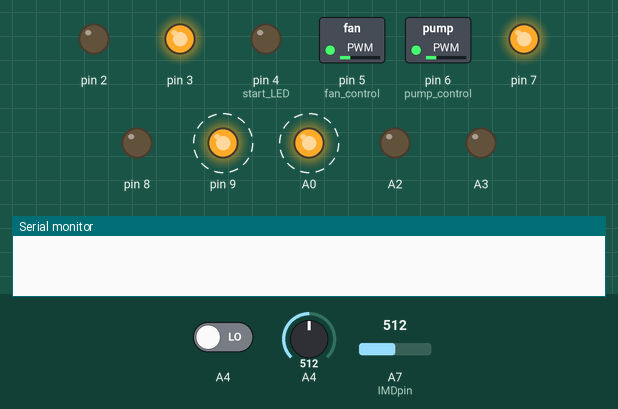
Recording of a sketch running on a simulated Arduino Nano, built with avr-gcc and run on an emulated ATmega328P. Parts: switched loads named in the sketch (green lamp = pin HIGH), output pins drawn as LEDs (lit = HIGH), the last lines printed to the serial monitor. Dashed ring = blinking. The inputs (shaded band) are chosen by the test bench; at power-on: A4 = 512, A4 LOW, A7 (IMDpin) = 512. EEPROM starts erased; pins used as bus, display or sensor lines are not drawn.

Above: at 4.7 s.
4.8 s: A4 set to 784
At 6.0 s:
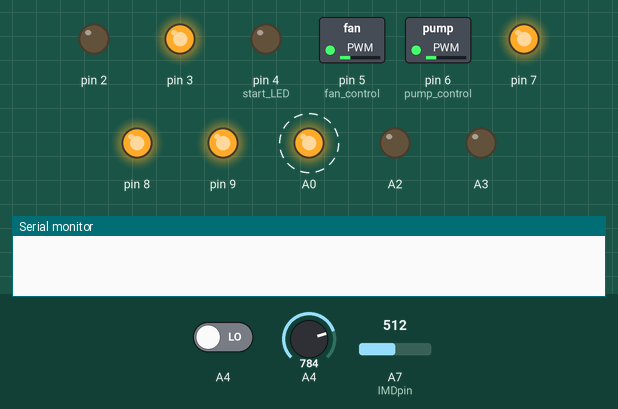
7.8 s: A4 set to 800
At 7.89 s:
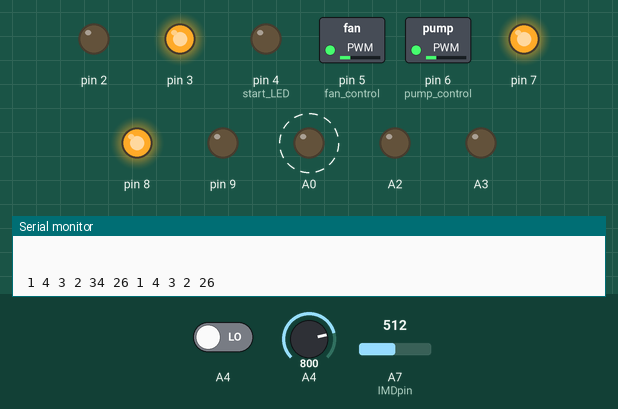
Timing chart, 0 to 16.8 s (numbered marks = the images above; inputs shaded):
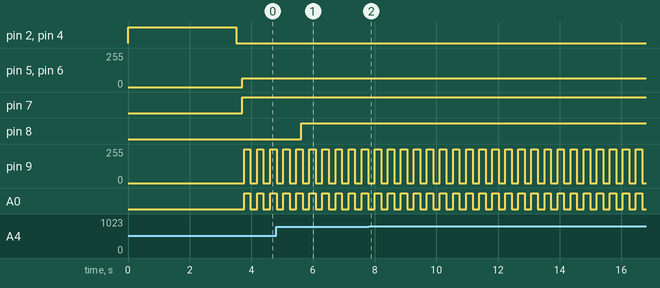

Measured:
- the behaviour switches between 799 and 800 on A4 (found by bisection; images 1 and 2)
- by itself, pin 9: repeats every 0.42 s: 255/255 0.17 s, 0/255 0.22 s, 253/255 0.04 s
- by itself, A0: alternates HIGH for 0.21 s and LOW for 0.22 s

The sketch:

front_main.ino
```cpp
// list of shortcuts: startup sequence might be mess, flash start LED when starting up, wait for MC line voltage to stop RTD sound, quick flash after brake+button press, precharge, flash start button after MC gets power, press start button again, start button has solid light, RTD sound,


#define DEBUG_ACTIVATE 42 // declare to be 42 to turn on debug functionality, 203 for board test
/*
Debug mode does the following things:
skips startup sequence
does not turn off AIRs in case of an error - turns on RTD sound instead for a few seconds
does not stop all car functionality


*/

#define PRINT_MODE 64 // declare to be 64 to turn on printing
#define PRINT_DELAY 300 // 1 second between prints
/*
print mode does the following things:

sets serial rate to 115200 bits per second

prints several variables once every second, including:

motor temperature
IGBT temperature
BMS pack voltage
BMS state of charge
BMS current
highest cell temperature
BMS current limit (in actual amps)
button states
EVDC error
Rear arduino error
IMD state
various thermistor temperatures


*/

#include <SPI.h>
#include <EEPROM.h>
// include general logic files
#include "pinAndErrorDefinitions.h"
//#include "multiplexer.h" moved to misc functions
#include "thermistor.h"
// include files for car functions
#include "mcp_can.h"
#include "miscFunctions.h"
#include "mc.h"
#include "evdc.h"
#include "bms.h"
#include "ar.h"
#include "pi.h"
#include "shutdown.h"
#include "startup.h"


//#include "IMD.h"     we are going to go off of a digital read of OKHS instead


long printTimer;

long CANtimer;
#define MESSAGE_ACQUIRE_DELAY 200

long BMS_timeout;
long BMS_timeout_limit = 2000; // 2000 ms
char BMS_Message_Checker; // these message checkers ensure that the computer processes at least one message of each type in the allotted time

long ar_timeout;
long ar_timeout_limit = 2000;

long MC_timeout;
long MC_timeout_limit = 1000;
char MC_Message_Checker;

long EVDC_timeout;
long EVDC_timeout_limit = 2000;

// global variables for data from CANBUS
float BMSwholePackVoltage = 300;
float BMSstateOfCharge = 50.0;
float BMScurrent = 0.0;
float BMShighestTemp = 20.0;
float BMSlowcellvoltage = 3.7;
float BMScurrentLimitKW = 100;
float BMS_low_cell_cutoff = 2.0;

float MCphasetemp = 20.0;
float MCmotortemp = 20.0;
float MCrpm = 0.0;
float MCcurrent = 0.0;

int EVDCerror  = 0;

int ARerror = 0;

int IMDerror = 0;
long IMDtimer = 0;

int shutdownCounter = 0;


  unsigned char msgReceive[8]; // buffer for getting messages
  unsigned char msgGive[8]; // buffer for sending messages
  unsigned char len;

MCP_CAN CanBus(10);


void setup() {
  if(PRINT_MODE == 64) {
    Serial.begin(115200);
  }
  else {
    Serial.begin(9600);
  }

  defineAndSetPinModes(); // found in startup.h

  if(DEBUG_ACTIVATE == 203){
    testMicroBoard(CanBus);
  }

  while(CAN_OK != CanBus.begin(CAN_500KBPS)) {
    Serial.println("CAN Bus is not operaitonal");
    delay(10);
    BMSlightOn();
    IMDlightOn();
  }

  BMSlightOff();
  IMDlightOff();

  if(DEBUG_ACTIVATE == 42) {
    startupDebug(CanBus);
  }
  else{
    startupSequence(CanBus);
  }
  EEPROM.write(0, 0x00);
  BMS_timeout = millis() + BMS_timeout_limit;
  MC_timeout = millis() + MC_timeout_limit;
  ar_timeout = millis() + ar_timeout_limit;
  EVDC_timeout = millis() + BMS_timeout_limit;
  IMDtimer = millis() + 1000;

}


void loop() {

  // the basic premise is that I get the data from the CANBUS and
  // load it into variables. Then, I check the data for plausibility
  if(PRINT_MODE != 64){
    Serial.println("loop start");
  }
  RPi::giveProgression(CanBus, 5);
  EVDC::goForLaunch(CanBus);
  CANtimer = millis() + MESSAGE_ACQUIRE_DELAY;
  while(CANtimer > millis()) { // the loop listens to CAN for 100 ms in order to make sure all messages are read
    while(CAN_MSGAVAIL == CanBus.checkReceive()) {
      CanBus.readMsgBuf(&len, msgReceive);
      switch(CanBus.getCanId()) {
        //BMS MESSAGES  BMS MESSAGES  BMS MESSAGES  BMS MESSAGES  BMS MESSAGES  BMS MESSAGES  BMS MESSAGES  BMS MESSAGES
        case BMS::Message_1:
          BMSstateOfCharge = BMS::getStateOfCharge(msgReceive);
          BMS_Message_Checker |= 0x01;
          break;
        case BMS::Message_2:
          BMScurrent = BMS::getCurrent(msgReceive);
          BMScurrentLimitKW = BMS::getPackDCL(msgReceive);
          BMS_Message_Checker |= 0x02;
          break;
        case BMS::Message_3:
          BMSwholePackVoltage = BMS::getPackVoltage(msgReceive);
          BMS_Message_Checker |= 0x04;
          break;
        case BMS::Message_4:
          BMShighestTemp = BMS::getHighTemp(msgReceive);
          BMS_Message_Checker |= 0x08;
          break;
        case BMS::Message_5:
          BMSlowcellvoltage = BMS::getLowVoltage(msgReceive);
          BMS_Message_Checker |= 0x10;
          break;
          //EVDC and REAR MESSAGES  EVDC and REAR MESSAGES  EVDC and REAR MESSAGES  EVDC and REAR MESSAGES  EVDC and REAR MESSAGES
        case EVDC::Message:
          EVDCerror = EVDC::getError(msgReceive);
          EVDC_timeout = millis() + EVDC_timeout_limit;
          break;
        case AR::Message:
          ARerror = AR::getError(msgReceive);
          ar_timeout = millis() + ar_timeout_limit;
          break;
          //MOTOR CONTROLLER MESSAGES  MOTOR CONTROLLER MESSAGES  MOTOR CONTROLLER MESSAGES  MOTOR CONTROLLER MESSAGES
        case MC::Message_Phase_Temp:
          MCmotortemp = MC::getMotorTemp(msgReceive);
          MCphasetemp = MC::getMaxPhaseTemp(msgReceive);
          //MCcurrent = MC::getCurrent(msgReceive);
          MC_Message_Checker |= 0x01;
          break;
        case MC::Message_Motor_Temp:
          MCmotortemp = MC::getMotorTemp(msgReceive);
          MC_Message_Checker |= 0x02;
          break;
        case MC::Message_Motor_Speed:
          MCrpm = MC::getMotorRPM(msgReceive);
          MC_Message_Checker |= 0x04;
          break;
        case MC::Message_Motor_Current:
          MCcurrent = MC::getDCBusCurrent(msgReceive);
          MC_Message_Checker |= 0x08;
          break;
        default:
          break;
      }
    } // end "while canbus message available"
  } // end "while timer greater than millis()"

  // TIMER CHECKING  TIMER CHECKING  TIMER CHECKING  TIMER CHECKING  TIMER CHECKING  TIMER CHECKING  TIMER CHECKING


  if(BMS_Message_Checker == 0x1F) { // all messages = 1 + 2 + 4 + 8 + 16
    BMS_timeout = millis() + BMS_timeout_limit;
    BMS_Message_Checker = 0;
  }

  if(MC_Message_Checker == 0x0F) { // all messages = 1 + 2 + 4 + 8
    MC_timeout = millis() + MC_timeout_limit;
    MC_Message_Checker = 0;
  }

  if(millis() > BMS_timeout) {
    shutdownError(CanBus, BMS_TIMED_OUT);
    BMS_Message_Checker = 0;
  }
  if(millis() > ar_timeout) {
    shutdownError(CanBus, AR_TIMED_OUT);
  }
  if(millis() > MC_timeout) {
    shutdownError(CanBus, MC_TIMED_OUT);
    MC_Message_Checker = 0;
  }
  if(millis() > EVDC_timeout) {
    shutdownError(CanBus, EVDC_TIMED_OUT);
  }

  //ERROR CHECKING  ERROR CHECKING  ERROR CHECKING  ERROR CHECKING  ERROR CHECKING  ERROR CHECKING


  if(!digitalRead(IMDpin)) {
   IMDerror = 1;
  }


//  int coolantThermistor1 = getMultiplexerAnalog(COOLANT_SENSOR_1_SELECT);
//  int coolantThermistor2 = getMultiplexerAnalog(COOLANT_SENSOR_2_SELECT);
//  int coolantThermistor3 = getMultiplexerAnalog(COOLANT_SENSOR_3_SELECT);
//  int highCoolantTemp = max(checkThermistor(10000, coolantThermistor1), checkThermistor(10000, coolantThermistor2));
//  highCoolantTemp = max(highCoolantTemp, checkThermistor(10000, coolantThermistor3));
//


//
//  if(highCoolantTemp > MAXIMUM_COOLANT_TEMPERATURE) {
//    shutdownError(CanBus, COOLANT_OVER_TEMP);
//  }
//  else if(highCoolantTemp > COOLANT_TEMPERATURE_WARNING) {
//    alertError(CanBus, COOLANT_WARNING_TEMP);
//  }

  int twelveThermistor2 = getMultiplexerAnalog(TWELVE_THERMISTOR2_SELECT);
  int twelveThermistor1 = getMultiplexerAnalog(TWELVE_THERMISTOR1_SELECT);
  long highTwelveTemp = max(checkThermistor(10000, twelveThermistor2), checkThermistor(10000, twelveThermistor2));
  if(highTwelveTemp > MAX_DCDC_TEMP) {
    shutdownError(CanBus, TWELVE_OVER_TEMP);
  }
  else if(highTwelveTemp > WARNING_DCDC_TEMP) {
    alertError(CanBus, TWELVE_WARNING_TEMP);
  }

  int fiveTemp = checkThermistor(10000, getMultiplexerAnalog(FIVE_THERMISTOR_SELECT));
  if(fiveTemp > MAX_DCDC_TEMP) {
    shutdownError(CanBus, FIVE_OVER_TEMP);
  }
  else if(fiveTemp > WARNING_DCDC_TEMP) {
    alertError(CanBus, FIVE_WARNING_TEMP);
  }


  if(getMultiplexerAnalog(FIVE_SUPPLY_CHECK_SELECT) < 800) {
    alertError(CanBus, FIVE2_VOLTAGE_DIP);
  }


  if(BMSstateOfCharge < 10) {
   alertError(CanBus, LOW_SOC);
  }
  if(BMSstateOfCharge < 5) {
   shutdownError(CanBus, VERY_LOW_SOC);
  }
  if(BMShighestTemp > 80) {
   shutdownError(CanBus, HIGH_BATT_TEMP);
  }
  if(BMSlowcellvoltage < BMS_low_cell_cutoff) {
   shutdownError(CanBus, CELL_CRITICAL_LOW);
  }
  if(BMScurrent > (BMScurrentLimitKW*1000.0)/BMSwholePackVoltage) {
   shutdownError(CanBus, TOO_MUCH_CURRENT);
  }

  if(MCphasetemp > 100) {
   shutdownError(CanBus, HIGH_PHASE_TEMP);
  }
  if(MCmotortemp > 100) {
   shutdownError(CanBus, HIGH_MOTOR_TEMP);
  }

  int highCoolantSystemTemp = max(MCphasetemp, MCmotortemp);
  int fanAndPumpDuty = map(highCoolantSystemTemp, 20, 60, 64, 255); //full power at 60 degrees C, quarter power at 20 degrees
  if(fanAndPumpDuty > 255){
    fanAndPumpDuty = 255;
  }
  if(fanAndPumpDuty < 0) {
    fanAndPumpDuty = 0;
  }
  analogWrite(fan_control, fanAndPumpDuty);
  analogWrite(pump_control, fanAndPumpDuty); // got myself a bit of a proportional controller here


  if((EVDCerror & 0x01) == 0x01) {
    alertError(CanBus, EVDC_PEDAL_ERROR);
  }

  if(ARerror == 1 || ARerror == 2) {
    shutdownError(CanBus, AR_BASE_ERROR + ARerror);
  }
  else if(ARerror > 2) {
   alertError(CanBus, AR_BASE_ERROR + ARerror);
  }

  if(IMDerror > 0){
      shutdownError(CanBus, IMD_BASE_ERROR);
  }

  if(shutdownButton()) { // if the shutdown button is pushed for about 1 second
    shutdownCounter++;
    if(shutdownCounter > 30) {
      //shutDownNormal(CanBus);
    }
  }
  else {
    shutdownCounter = 0;
  }


  //PRINTING STUFF***************************************************************************************************************
  if((PRINT_MODE == 64) && (millis() > printTimer)) {
    printTimer = millis() + PRINT_DELAY;
    Serial.println(" ");
    Serial.println(" ");
    Serial.println(" ");
    Serial.println("igbt and motor temps");
    Serial.println(MCphasetemp);
    Serial.println(MCmotortemp);
    Serial.println("BMS data");
    Serial.print(BMSwholePackVoltage);
    Serial.println(" volts, pack");
    Serial.print(BMSstateOfCharge);
    Serial.println(" percent");
    Serial.print(BMScurrent);
    Serial.println(" amps");
    Serial.print(BMShighestTemp);
    Serial.println(" degrees C, battery");
    Serial.print(BMSlowcellvoltage);
    Serial.println(" volts, low cell");
    Serial.print(BMScurrentLimitKW);
    Serial.println(" amps, limit");
    Serial.print("rear error: ");
    Serial.println(ARerror);
    Serial.print("EVDC error: ");
    Serial.println(EVDCerror);
    Serial.println("shutdown cycle boost toggle");
    if(shutdownButton()) {
      Serial.println("1 ");
    }
    else {
      Serial.println("0 ");
    }

    if(boostButton()) {
      Serial.println("1 ");
    }
    else {
      Serial.println("0 ");
    }

    if(cycleButton()) {
      Serial.println("1 ");
    }
    else {
      Serial.println("0 ");
    }

    if(toggleButton()) {
      Serial.println("1 ");
    }
    else {
      Serial.println("0 ");
    }

    Serial.print("IMD: ");
    Serial.println(analogRead(IMDpin));

    Serial.print(highTwelveTemp);
    Serial.println(" degrees C, 12v DCDC");
    Serial.print(fiveTemp);
    Serial.println(" degrees C, 5v DCDC");
//    Serial.println("coolant 1,2,3 raw, high");
//    Serial.println(coolantThermistor1);
//    Serial.println(coolantThermistor2);
//    Serial.println(coolantThermistor3);
//    Serial.print(highCoolantTemp);
//    Serial.println(" degrees C");
    Serial.println(" ");
    Serial.println(" ");
    Serial.println(" ");

  } // end "if print mode on"


} // end of void loop
```

ar.cpp
```cpp
#include "ar.h"

int AR::getError(unsigned char* data) {
        int errorCode;
        int errorCodeFirst; // this can have a value of 0,1,2,4,5,6,8,9,10
        int errorCodeSecond;

        if(data[0] == 1) {
          errorCode = 4; // battery overheat
        }

        if(data[1] == 1) {
          errorCode = 3; // battery bad voltage
        }

        if(data[0] == 2) {
          errorCode = 2; // battery getting warm
        }

        if(data[1] == 2) {
          errorCode = 1; // battery low voltage
        }

        return errorCode;


}
```

ar.h
```cpp
#include <SPI.h>
#include "mcp_can.h"

#pragma once

/**
 * Functions for sending and receiving data from the rear Arduino
 * Sanjay S
 */

namespace AR {
	int getError(unsigned char*);
	const int Message = 0x020; // 'Arduino 2'
}
```

bms.cpp
```cpp
#include "bms.h"
//#include "miscFunctions.h"
/**
 * 0x001: Pack Information
 */

unsigned char BMS::getRelayStatus(unsigned char* data) {
    return data[0];
}

float BMS::getStateOfCharge(unsigned char* data){
    return float(data[1]) / 2; // units of 0.5%
}

float BMS::getDepthOfDischarge(unsigned char* data) {
    return float(data[2]) / 2; // units of 0.5%
}

float BMS::getPackHealth(unsigned char* data) {
    return float(data[3]);
}

float BMS::getPackCycles(unsigned char* data) {
    unsigned char high = data[4];
    unsigned char low = data[5];

    float cycles = (high << 8) | low;
    return cycles;
}

float BMS::getSupplyVoltage(unsigned char* data) {
    unsigned char high = data[6];
    unsigned char low = data[7];

    float volts = (high << 8) | low;
    return volts / 10; // units are 0.1v
}

/**
 * 0x002: Pack Values 1
 */

float BMS::getPackCCL(unsigned char* data) {
    unsigned char high = data[0];
    unsigned char low = data[1];

    float limit = (high << 8) | low;
    return limit;
}

float BMS::getCurrent(unsigned char* data) {
    unsigned char high = data[2];
    unsigned char low = data[3];

    float current = (high << 8) | low;
    return current / 10; // units are 0.1A
}

float BMS::getPackDCL(unsigned char* data) {
    unsigned char high = data[4];
    unsigned char low = data[5];

    float limit = (high << 8) | low;
    return limit/10.0; // units are 0.1kW
}

float BMS::getAmpHours(unsigned char* data) {
    unsigned char high = data[6];
    unsigned char low = data[7];

    float amp = (high << 8) | low;
    return amp / 10; // units are 0.1Ahr
}

/**
 * 0x003: Pack Values 2
 */

float BMS::getPackVoltage(unsigned char* data) {
    unsigned char high = data[0];
    unsigned char low = data[1];

    float volts = (high << 8) | low;
    return volts / 10; // units are 0.1V
}

float BMS::getPackOpenVoltage(unsigned char* data) {
    unsigned char high = data[2];
    unsigned char low = data[3];

    float volts = (high << 8) | low;
    return volts / 10; // units are 0.1V
}

float BMS::getPackSumVoltage(unsigned char* data) {
    unsigned char high = data[4];
    unsigned char low = data[5];

    float volts = (high << 8) | low;
    return volts / 10; // units are 0.1V
}

float BMS::getPackResistance(unsigned char* data) {
    unsigned char high = data[6];
    unsigned char low = data[7];

    float res = (high << 8) | low;
    return res / 10; // units are 0.1 Ohm
}

/**
 * 0x004: Temperature Values
 */

float BMS::getHighTemp(unsigned char* data) {
    return float(data[0]);
}

float BMS::getLowTemp(unsigned char* data) {
    return float(data[1]);
}

float BMS::getAvgTemp(unsigned char* data) {
    return float(data[2]);
}

float BMS::getInternalTemp(unsigned char* data) {
    return float(data[3]);
}

/**
 * 0x005: Cell Voltages
 */

float BMS::getHighVoltage(unsigned char* data) {
    unsigned char high = data[0];
    unsigned char low = data[1];
    unsigned int highInt = int(high);
    float volts = (highInt << 8) | low;
    return volts / 10000.0; // units are 0.0001 V
}

float BMS::getLowVoltage(unsigned char* data) {
    unsigned char high = data[2];
    unsigned char low = data[3];
    unsigned int highInt = int(high);
    float volts = (highInt << 8) | low;
    return volts/10000.0 ; // the units are in ten-thousandths of a volt
}

float BMS::getAvgVoltage(unsigned char* data) {
    unsigned char high = data[4];
    unsigned char low = data[5];

    float volts = (high << 8) | low;
    return volts / 10000; // units are 0.0001 V
}

/**
 * 0x006: Cell Open Voltages
 */

 float BMS::getHighOpenVoltage(unsigned char* data) {
    unsigned char high = data[0];
    unsigned char low = data[1];

    float volts = (high << 8) | low;
    return volts / 10000; // units are 0.0001 V
 }

 float BMS::getLowOpenVoltage(unsigned char* data) {
    unsigned char high = data[2];
    unsigned char low = data[3];

    float volts = (high << 8) | low;
    return volts / 10000; // units are 0.0001 V
 }

 float BMS::getAvgOpenVoltage(unsigned char* data) {
    unsigned char high = data[4];
    unsigned char low = data[5];

    float volts = (high << 8) | low;
    return volts / 10000; // units are 0.0001 V
 }

/**
 * 0x007: Cell Resistances
 */

float BMS::getHighResistance(unsigned char* data) {
    unsigned char high = data[0];
    unsigned char low = data[1];

    float res = (high << 8) | low;
    return res / 100; // units are 0.01 milli-ohm
}

float BMS::getLowResistance(unsigned char* data) {
    unsigned char high = data[2];
    unsigned char low = data[3];

    float res = (high << 8) | low;
    return res / 100; // units are 0.01 milli-ohm
}

float BMS::getAvgResistance(unsigned char* data) {
    unsigned char high = data[4];
    unsigned char low = data[5];

    float res = (high << 8) | low;
    return res / 100; // units are 0.01 milli-ohm
}

boolean BMS::getErrors() {
  return false;
}
```

pi.h
```cpp
// Raspberry Pi Header
#pragma once
#include "mcp_can.h"

namespace RPi {
	void giveProgression(MCP_CAN&, int);
	void giveError(MCP_CAN&, int);
	const int piAddress = 0x010; // 3 is like 'pi', right?
}
```

Source omitted: bms.h (2179 bytes), evdc.cpp (1124 bytes), evdc.h (654 bytes), mc.cpp (4145 bytes), mc.h (2051 bytes), miscFunctions.h (4755 bytes), pi.cpp (407 bytes), pinAndErrorDefinitions.h (2570 bytes), shutdown.h (1697 bytes), startup.h (8378 bytes), thermistor.h (1302 bytes)
